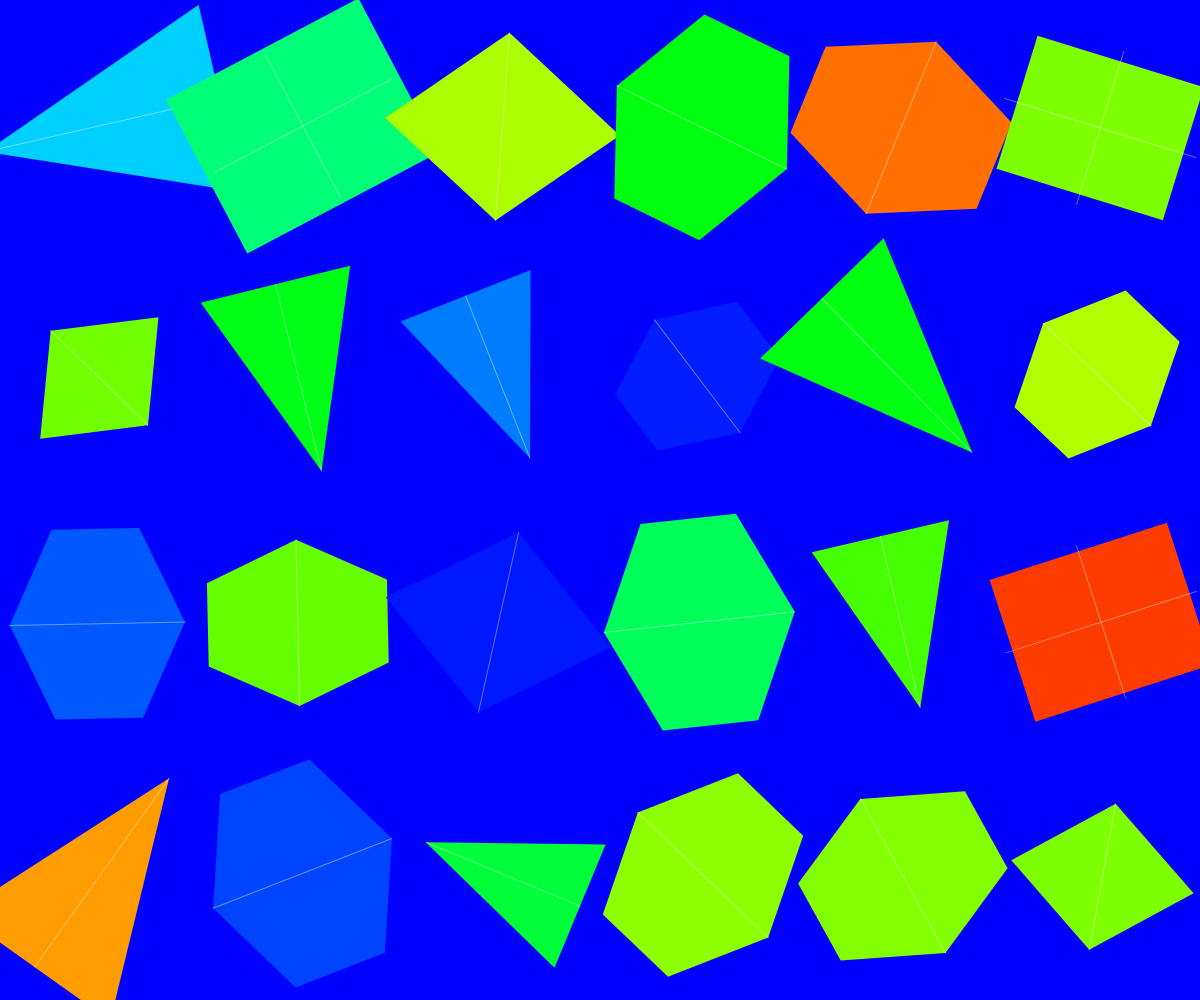
Frame 1 (no input)
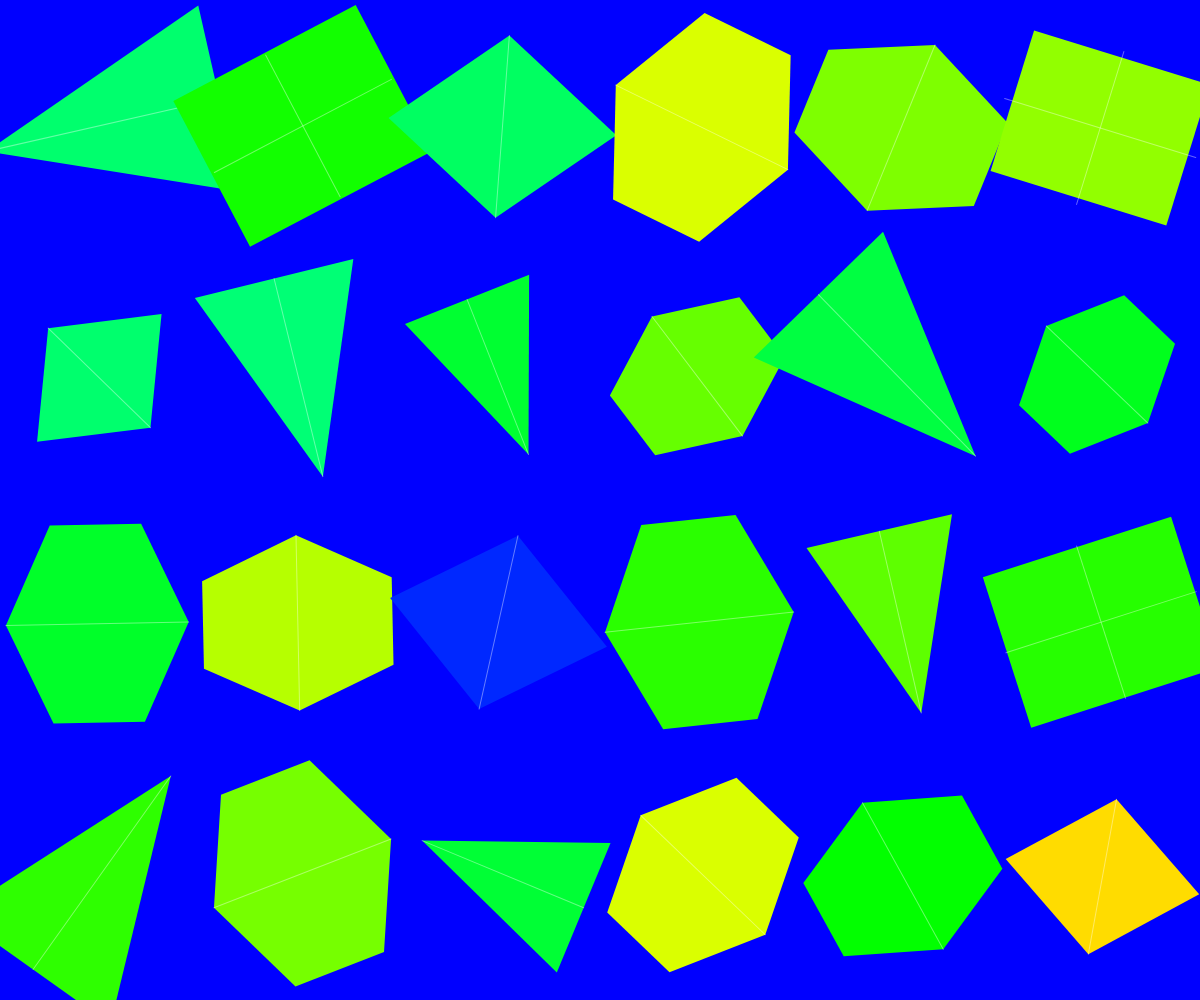
Frame 60 (no input)
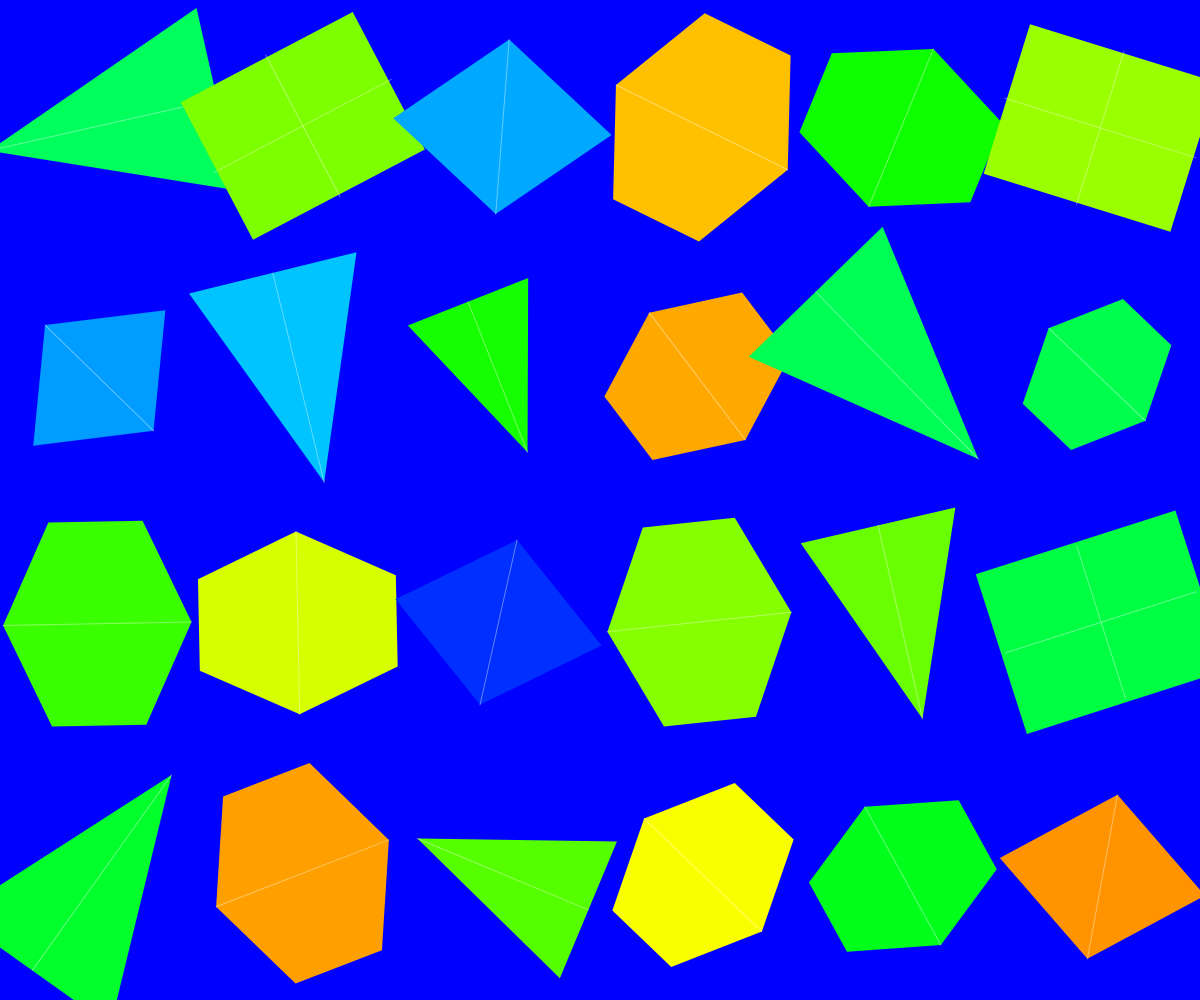
Frame 120 (the mouse pressed at the canvas centre since frame 60)

The p5.js sketch that drew these frames (run headless with seeded random() and noise() and a simulated clock; from frame 60 on, the mouse is pressed at the canvas centre):

// p5.js sketch
// ── sketch.js
let modules = [];
let time = 0;
let colors = [];

function setup() {
  createCanvas(windowWidth, windowHeight);
  noStroke();

  // Precompute color palette for day cycle
  colors = [];
  for (let i = 0; i < 256; i++) {
    let t = i / 255;
    let r, g, b;

    // Interpolate through HSV to RGB
    if (t < 0.25) {
      r = 0;
      g = t * 4 * 255;
      b = 255;
    } else if (t < 0.5) {
      r = 0;
      g = 255;
      b = (1 - t * 2) * 255;
    } else if (t < 0.75) {
      r = (t * 4 - 2) * 255;
      g = 255;
      b = 0;
    } else {
      r = 255;
      g = (1 - (t - 0.75) * 4) * 255;
      b = 0;
    }

    colors.push(color(r, g, b));
  }

  // Initialize structural modules in a grid pattern
  let cols = 6;
  let rows = 4;
  let moduleWidth = width / cols;
  let moduleHeight = height / rows;

  for (let y = 0; y < rows; y++) {
    for (let x = 0; x < cols; x++) {
      modules.push({
        x: x * moduleWidth + moduleWidth / 2,
        y: y * moduleHeight + moduleHeight / 2,
        width: moduleWidth * 0.8,
        height: moduleHeight * 0.8,
        angle: random(TWO_PI),
        colorIndex: floor(random(colors.length)),
        speed: random(0.001, 0.005),
        targetColorIndex: floor(random(colors.length)),
        waveOffset: (x + y * cols) * 0.3,
        waveSpeed: random(0.005, 0.01),
        shapeType: floor(random(4)), // 0 = square, 1 = triangle, 2 = hexagon, 3 = diamond
        ripplePhase: random(TWO_PI)
      });
    }
  }
}

function draw() {
  time += 0.005;

  // Background transition
  let bgIndex = (time * 0.2) % colors.length;
  background(colors[floor(bgIndex)]);

  // Draw modules
  for (let i = 0; i < modules.length; i++) {
    let m = modules[i];
    
    // Update color slowly
    m.colorIndex = lerp(m.colorIndex, m.targetColorIndex, 0.015);
    if (abs(m.colorIndex - m.targetColorIndex) < 1) {
      m.targetColorIndex = floor(random(colors.length));
    }

    push();
    translate(m.x, m.y);
    
    // Apply wave motion to position
    let waveY = sin(time * m.waveSpeed + m.waveOffset) * 3;
    let waveX = cos(time * m.waveSpeed + m.waveOffset) * 3;
    translate(waveX, waveY);

    rotate(m.angle + time * m.speed);
    
    // Draw a geometric module
    fill(colors[floor(m.colorIndex)]);
    
    // Ripple effect on module shape
    let ripple = sin(time + m.ripplePhase) * 0.2;
    let scale = 1 + ripple;

    if (m.shapeType === 0) {
      // Square with ripple
      rectMode(CENTER);
      rect(0, 0, m.width * scale, m.height * scale);
      
      // Add stitching lines
      stroke(255, 100);
      strokeWeight(1);
      line(-m.width/2, 0, m.width/2, 0);
      line(0, -m.height/2, 0, m.height/2);
    } else if (m.shapeType === 1) {
      // Triangle with ripple
      triangle(0, -m.height/2 * scale, -m.width/2 * scale, m.height/2 * scale, m.width/2 * scale, m.height/2 * scale);
      
      // Add stitching lines
      stroke(255, 100);
      strokeWeight(1);
      line(0, -m.height/2 * scale, 0, m.height/2 * scale); 
    } else if (m.shapeType === 2) {
      // Hexagon with ripple
      beginShape();
      for (let j = 0; j < 6; j++) {
        let angle = TWO_PI * j / 6;
        let x = cos(angle) * m.width/2 * scale;
        let y = sin(angle) * m.height/2 * scale;
        vertex(x, y);
      }
      endShape(CLOSE);
      
      // Add stitching lines
      stroke(255, 100);
      strokeWeight(1);
      line(-m.width/2 * scale, 0, m.width/2 * scale, 0);
    } else {
      // Diamond with ripple
      beginShape();
      vertex(0, -m.height/2 * scale);
      vertex(m.width/2 * scale, 0);
      vertex(0, m.height/2 * scale);
      vertex(-m.width/2 * scale, 0);
      endShape(CLOSE);
      
      // Add stitching lines
      stroke(255, 100);
      strokeWeight(1);
      line(-m.width/2 * scale, 0, m.width/2 * scale, 0);
    }

    pop();
  }
}

function windowResized() {
  resizeCanvas(windowWidth, windowHeight);
}
